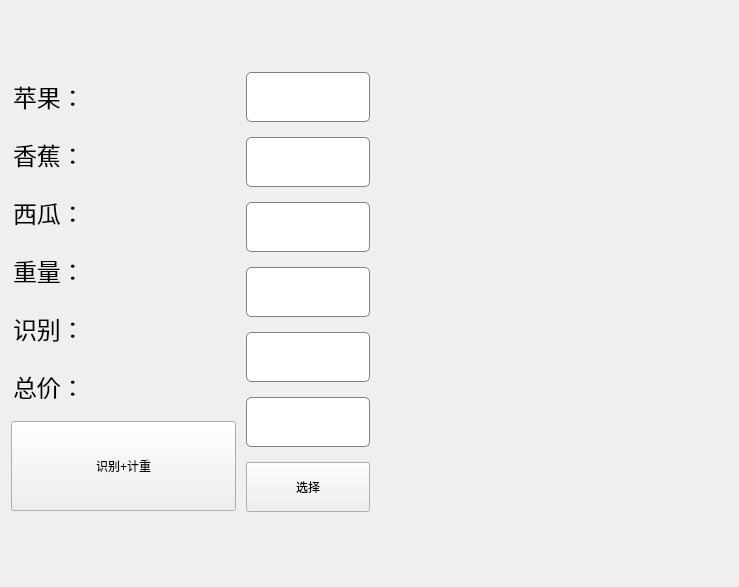
<?xml version="1.0" encoding="UTF-8"?>
<ui version="4.0">
 <class>hanzhe</class>
 <widget class="QWidget" name="hanzhe">
  <property name="geometry">
   <rect>
    <x>0</x>
    <y>0</y>
    <width>739</width>
    <height>587</height>
   </rect>
  </property>
  <property name="minimumSize">
   <size>
    <width>251</width>
    <height>291</height>
   </size>
  </property>
  <property name="windowTitle">
   <string>Form</string>
  </property>
  <layout class="QGridLayout" name="gridLayout">
   <item row="0" column="0">
    <layout class="QVBoxLayout" name="verticalLayout_4">
     <item>
      <layout class="QHBoxLayout" name="horizontalLayout">
       <item>
        <layout class="QVBoxLayout" name="verticalLayout" stretch="0,0,0,0,0,0,1">
         <item>
          <widget class="QLineEdit" name="lineEdit">
           <property name="minimumSize">
            <size>
             <width>0</width>
             <height>50</height>
            </size>
           </property>
           <property name="font">
            <font>
             <family>黑体</family>
             <pointsize>18</pointsize>
            </font>
           </property>
           <property name="styleSheet">
            <string notr="true">QLineEdit {
   border: none;
   background-color: transparent;
}
</string>
           </property>
           <property name="text">
            <string>苹果：</string>
           </property>
           <property name="readOnly">
            <bool>true</bool>
           </property>
          </widget>
         </item>
         <item>
          <widget class="QLineEdit" name="lineEdit_2">
           <property name="minimumSize">
            <size>
             <width>0</width>
             <height>50</height>
            </size>
           </property>
           <property name="font">
            <font>
             <family>黑体</family>
             <pointsize>18</pointsize>
            </font>
           </property>
           <property name="styleSheet">
            <string notr="true">QLineEdit {
   border: none;
   background-color: transparent;
}
</string>
           </property>
           <property name="text">
            <string>香蕉：</string>
           </property>
           <property name="readOnly">
            <bool>true</bool>
           </property>
          </widget>
         </item>
         <item>
          <widget class="QLineEdit" name="lineEdit_3">
           <property name="minimumSize">
            <size>
             <width>0</width>
             <height>50</height>
            </size>
           </property>
           <property name="font">
            <font>
             <family>黑体</family>
             <pointsize>18</pointsize>
            </font>
           </property>
           <property name="styleSheet">
            <string notr="true">QLineEdit {
   border: none;
   background-color: transparent;
}
</string>
           </property>
           <property name="text">
            <string>西瓜：</string>
           </property>
           <property name="readOnly">
            <bool>true</bool>
           </property>
          </widget>
         </item>
         <item>
          <widget class="QLineEdit" name="lineEdit_4">
           <property name="minimumSize">
            <size>
             <width>0</width>
             <height>50</height>
            </size>
           </property>
           <property name="font">
            <font>
             <family>黑体</family>
             <pointsize>18</pointsize>
            </font>
           </property>
           <property name="styleSheet">
            <string notr="true">QLineEdit {
   border: none;
   background-color: transparent;
}
</string>
           </property>
           <property name="text">
            <string>重量：</string>
           </property>
           <property name="readOnly">
            <bool>true</bool>
           </property>
          </widget>
         </item>
         <item>
          <widget class="QLineEdit" name="lineEdit_5">
           <property name="minimumSize">
            <size>
             <width>0</width>
             <height>50</height>
            </size>
           </property>
           <property name="font">
            <font>
             <family>黑体</family>
             <pointsize>18</pointsize>
            </font>
           </property>
           <property name="styleSheet">
            <string notr="true">QLineEdit {
   border: none;
   background-color: transparent;
}
</string>
           </property>
           <property name="text">
            <string>识别：</string>
           </property>
           <property name="readOnly">
            <bool>true</bool>
           </property>
          </widget>
         </item>
         <item>
          <widget class="QLineEdit" name="lineEdit_6">
           <property name="minimumSize">
            <size>
             <width>0</width>
             <height>50</height>
            </size>
           </property>
           <property name="font">
            <font>
             <family>黑体</family>
             <pointsize>18</pointsize>
            </font>
           </property>
           <property name="styleSheet">
            <string notr="true">QLineEdit {
   border: none;
   background-color: transparent;
}
</string>
           </property>
           <property name="text">
            <string>总价：</string>
           </property>
           <property name="readOnly">
            <bool>true</bool>
           </property>
          </widget>
         </item>
         <item>
          <widget class="QPushButton" name="recognition">
           <property name="minimumSize">
            <size>
             <width>0</width>
             <height>90</height>
            </size>
           </property>
           <property name="text">
            <string>识别+计重</string>
           </property>
          </widget>
         </item>
        </layout>
       </item>
       <item>
        <layout class="QVBoxLayout" name="verticalLayout_2" stretch="1,1,1,1,1,1,0">
         <property name="spacing">
          <number>15</number>
         </property>
         <property name="leftMargin">
          <number>4</number>
         </property>
         <property name="topMargin">
          <number>1</number>
         </property>
         <property name="bottomMargin">
          <number>3</number>
         </property>
         <item>
          <widget class="QLineEdit" name="apple">
           <property name="minimumSize">
            <size>
             <width>0</width>
             <height>50</height>
            </size>
           </property>
           <property name="styleSheet">
            <string notr="true">QLineEdit {
    border: 1px solid gray;
    border-radius: 5px;
    padding: 0 8px;
    background: white;
}
</string>
           </property>
          </widget>
         </item>
         <item>
          <widget class="QLineEdit" name="banana">
           <property name="minimumSize">
            <size>
             <width>0</width>
             <height>50</height>
            </size>
           </property>
           <property name="styleSheet">
            <string notr="true">QLineEdit {
    border: 1px solid gray;
    border-radius: 5px;
    padding: 0 8px;
    background: white;
}
</string>
           </property>
          </widget>
         </item>
         <item>
          <widget class="QLineEdit" name="watermelon">
           <property name="minimumSize">
            <size>
             <width>0</width>
             <height>50</height>
            </size>
           </property>
           <property name="styleSheet">
            <string notr="true">QLineEdit {
    border: 1px solid gray;
    border-radius: 5px;
    padding: 0 8px;
    background: white;
}
</string>
           </property>
          </widget>
         </item>
         <item>
          <widget class="QLineEdit" name="kg">
           <property name="minimumSize">
            <size>
             <width>0</width>
             <height>50</height>
            </size>
           </property>
           <property name="styleSheet">
            <string notr="true">QLineEdit {
    border: 1px solid gray;
    border-radius: 5px;
    padding: 0 8px;
    background: white;
}
</string>
           </property>
          </widget>
         </item>
         <item>
          <widget class="QLineEdit" name="recognize">
           <property name="minimumSize">
            <size>
             <width>0</width>
             <height>50</height>
            </size>
           </property>
           <property name="styleSheet">
            <string notr="true">QLineEdit {
    border: 1px solid gray;
    border-radius: 5px;
    padding: 0 8px;
    background: white;
}
</string>
           </property>
           <property name="readOnly">
            <bool>true</bool>
           </property>
           <property name="placeholderText">
            <string/>
           </property>
          </widget>
         </item>
         <item>
          <widget class="QLineEdit" name="result">
           <property name="minimumSize">
            <size>
             <width>0</width>
             <height>50</height>
            </size>
           </property>
           <property name="styleSheet">
            <string notr="true">QLineEdit {
    border: 1px solid gray;
    border-radius: 5px;
    padding: 0 8px;
    background: white;
}
</string>
           </property>
           <property name="inputMask">
            <string notr="true"/>
           </property>
           <property name="readOnly">
            <bool>true</bool>
           </property>
          </widget>
         </item>
         <item>
          <widget class="QPushButton" name="choose">
           <property name="minimumSize">
            <size>
             <width>0</width>
             <height>50</height>
            </size>
           </property>
           <property name="text">
            <string>选择</string>
           </property>
          </widget>
         </item>
        </layout>
       </item>
      </layout>
     </item>
    </layout>
   </item>
   <item row="0" column="1">
    <layout class="QVBoxLayout" name="verticalLayout_3">
     <item>
      <widget class="QLabel" name="label">
       <property name="sizePolicy">
        <sizepolicy hsizetype="MinimumExpanding" vsizetype="MinimumExpanding">
         <horstretch>0</horstretch>
         <verstretch>0</verstretch>
        </sizepolicy>
       </property>
       <property name="minimumSize">
        <size>
         <width>350</width>
         <height>250</height>
        </size>
       </property>
       <property name="cursor">
        <cursorShape>ArrowCursor</cursorShape>
       </property>
       <property name="text">
        <string/>
       </property>
      </widget>
     </item>
     <item>
      <layout class="QHBoxLayout" name="horizontalLayout_2"/>
     </item>
    </layout>
   </item>
  </layout>
 </widget>
 <resources/>
 <connections/>
</ui>
